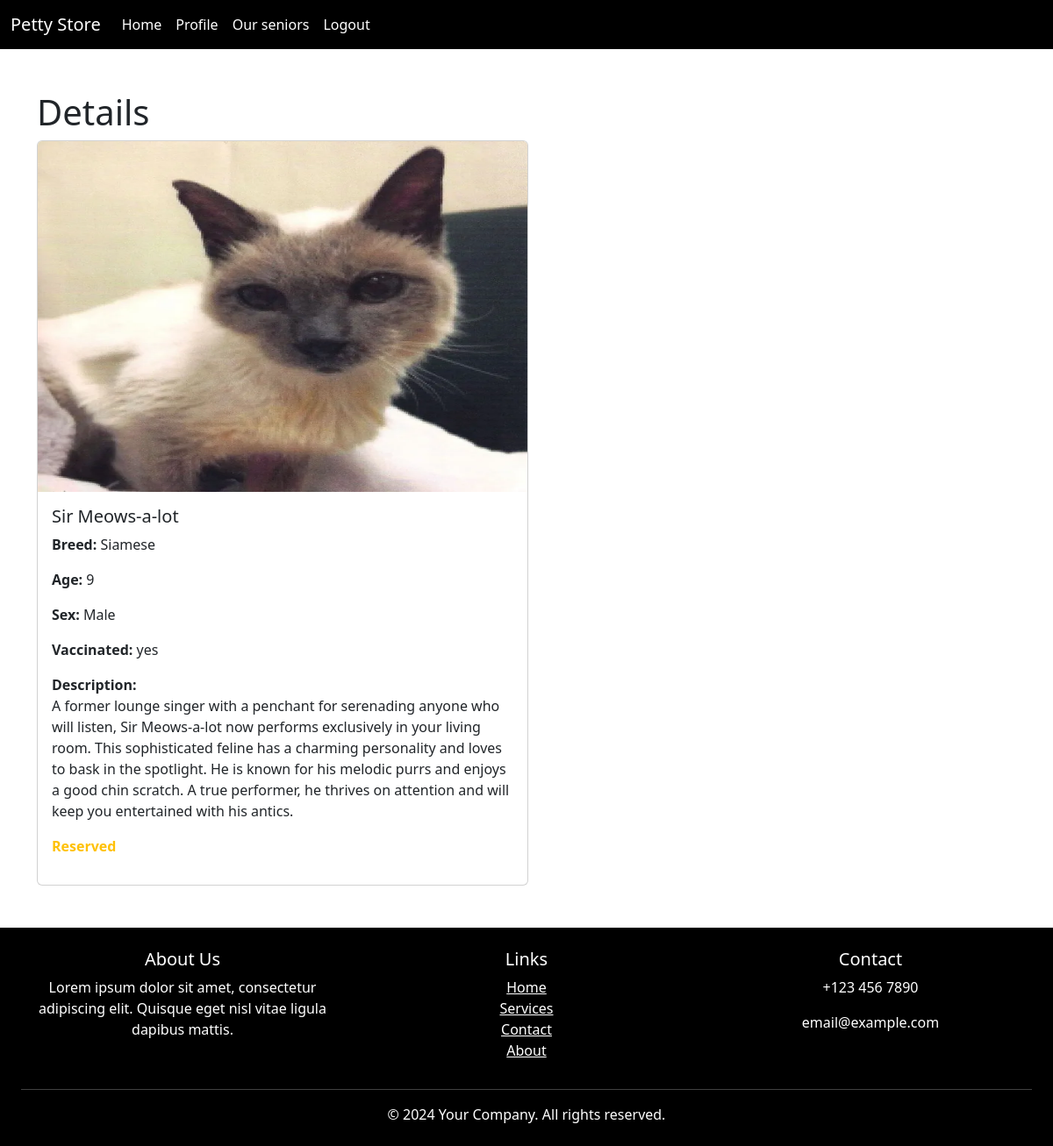
Screenshot of /details.php?pet_id=1 (signed in) with the database file from the repository.
### tables this page shows
CREATE TABLE `pet` (
  `pet_id` int(11) NOT NULL,
  `pet_name` varchar(100) NOT NULL,
  `picture` varchar(255) NOT NULL,
  `age` int(11) NOT NULL,
  `description` varchar(500) NOT NULL,
  `address` varchar(100) NOT NULL,
  `size` enum('small','medium','large') DEFAULT NULL,
  `breed` varchar(50) NOT NULL,
  `vaccinated` enum('yes','no') DEFAULT NULL,
  `status` enum('available','reserved','adopted') DEFAULT 'available',
  `sex` enum('Male','Female') DEFAULT NULL
);

### details.php (the view, shortened to what this page needs)
<?php
require_once "connection.php";
require_once "footer.php";
$pet_id = $_GET["pet_id"];
$sql = "SELECT * FROM pet WHERE pet_id = {$pet_id}";
$result = mysqli_query($conn, $sql);
$row = mysqli_fetch_assoc($result);
if ($row["status"] == "available") {
    $availability_text = "Available";
    $availability_class = "text-success";
    $adopt = "<a href='adopt.php?pet_id={$row["pet_id"]}' class='btn btn-success'>Take me home</a>";
} elseif ($row["status"] == "reserved") {
    $availability_text = "Reserved";
    $availability_class = "text-warning";
    $adopt = "";
} else {
    $availability_text = "Not Available";
    $availability_class = "text-danger";
    $adopt = "";
}
$layout = "<div class='col mb-4'>
                        <div class='card h-100' style='width: 35rem';>
                            <div class='h-50'>
                                <img src='pictures/{$row["picture"]}' class='card-img-top'  alt='Pet Image' style='height: 25rem'; >
                            </div>
                            <div class='card-body'>
                                <h5 class='card-title'>{$row["pet_name"]}</h5>
                                <p class='card-text'><b>Breed:</b> {$row["breed"]}</p>
                                <p class='card-text'><b>Age:</b> {$row["age"]}</p>
                                <p class='card-text'><b>Sex:</b> {$row["sex"]}</p>
                                <p class='card-text'><b>Vaccinated:</b> {$row["vaccinated"]}</p>
                                <p class='card-text'><b>Description:</b><br>{$row["description"]}</p>
                                <p class='card-text {$availability_class}'><b>{$availability_text}</b></p>
                                <span>$adopt</span>
                            </div>
                        </div>
                    </div>";
?>
<!doctype html>
<html lang="en">
<head>
    <link href="https://cdn.jsdelivr.net/npm/bootstrap@5.3.0/dist/css/bootstrap.min.css" rel="stylesheet">
</head>
<body>
    <nav><?php require_once "./navbar.php"; ?></nav>
    <div class="container mt-5">
        <h1 class="mt-5">Details</h1>
        <?= $layout ?>
    </div>
    <footer class="mt-auto fixed">
        <?= $footer ?>
    </footer>
</body>
</html>

### rows the page displays
pet: picture (picture), pet_name "Sir Meows-a-lot", breed "Siamese", age "9", sex "Male", vaccinated "yes", description "A former lounge singer with a penchant for serenading anyone who will listen, Sir Meows-a-lot now performs exclusively in your living room. This sophisticated feline has a charming personality and loves to bask in the spotlight. He is known for his melodic purrs and enjoys a good chin scratch. A true performer, he thrives on attention and will keep you entertained with his antics.", status "Reserved"
